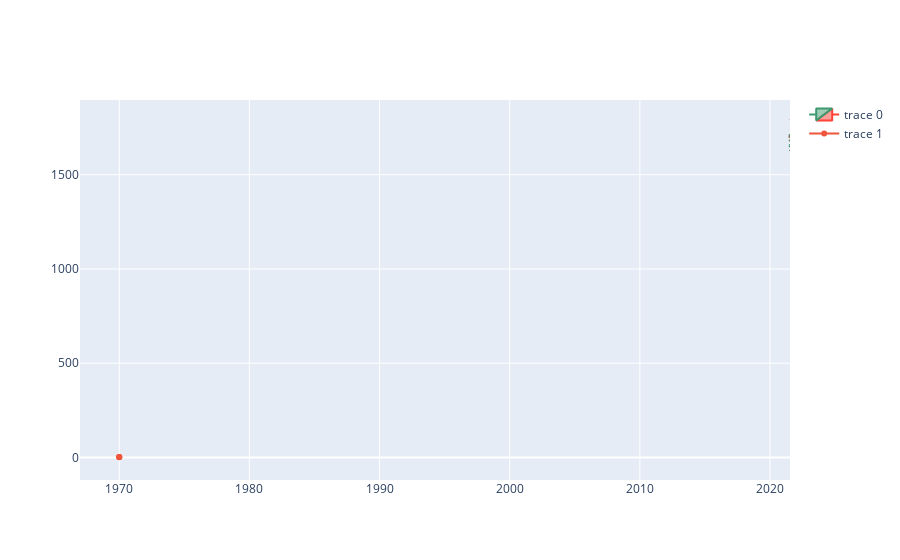

The cell this chart's notebook holds for it:
### Code cell
fig = go.Figure(data=[go.Candlestick(x=df_ssl['timestamp_utc'],
            open=df_ssl['open'], high=df_ssl['high'],
            low=df_ssl['low'], close=df_ssl['close'])
            ,go.Scatter()
                 ])

fig.update_layout(xaxis_rangeslider_visible=False)
fig.show()
